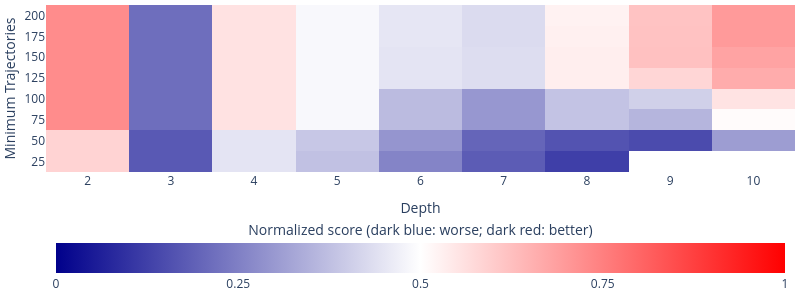

Source (notebook cell):
### Code cell
def heatmap_depths_min_trajs(clustering_scores_pd):
  # Calcular a média dos scores para cada combinação de parâmetros
  grouped = clustering_scores_pd.groupby(['depth_param', 'min_trajs_param']).agg({
      'sil_score': 'mean',
      'ch_score': 'mean',
      'db_score': 'mean'
  }).reset_index()

  # Normalizar cada métrica individualmente (0 a 1, onde 1 é o melhor)
  for metric in ['sil_score', 'ch_score', 'db_score']:
      if metric == 'db_score':
          # Para DB, valores menores são melhores - inverter a escala
          min_val = grouped[metric].min()
          max_val = grouped[metric].max()
          grouped[f'{metric}_norm'] = (max_val - grouped[metric]) / (max_val - min_val)
      else:
          # Para Silhouette e CH, valores maiores são melhores
          min_val = grouped[metric].min()
          max_val = grouped[metric].max()
          grouped[f'{metric}_norm'] = (grouped[metric] - min_val) / (max_val - min_val)

  # Calcular uma pontuação composta (média das métricas normalizadas)
  grouped['composite_score'] = grouped[['sil_score_norm', 'ch_score_norm', 'db_score_norm']].mean(axis=1)

  # Preparar os dados para o heatmap
  depth_values = sorted(grouped['depth_param'].unique())
  min_traj_values = sorted(grouped['min_trajs_param'].unique())

  # Criar uma matriz para o heatmap
  z_data = np.zeros((len(min_traj_values), len(depth_values)))

  for idx, depth in enumerate(depth_values):
      for jdx, min_traj in enumerate(min_traj_values):
          # Encontrar o valor composto para esta combinação de parâmetros
          match = grouped[(grouped['depth_param'] == depth) & (grouped['min_trajs_param'] == min_traj)]
          if not match.empty:
              z_data[jdx, idx] = match['composite_score'].values[0]
          else:
              z_data[jdx, idx] = np.nan

  # Criar o heatmap
  fig = go.Figure(data=go.Heatmap(
      z=z_data,
      zmin=0,
      zmax=1,
      x=depth_values,
      y=min_traj_values,
      colorscale=[(0, 'darkblue'), (0.5, 'white'), (1, 'red')],
      colorbar=dict(title=dict(text="Normalized score (dark blue: worse; dark red: better)",
                         side="top"),
                    orientation="h",
                    x=0.5,       # centraliza
                    y=-0.25,     # coloca abaixo do gráfico
                    xanchor="center",
                    yanchor="top",
                    tickvals=[0, 0.25, 0.5, 0.75, 1],  # Valores onde os ticks aparecem
                    ticktext=['0', '0.25', '0.5', '0.75', '1']  # Texto personalizado
                    ),
      hoverongaps=False,
      hovertemplate='<b>Depth:</b> %{x}<br><b>Min Trajs:</b> %{y}<br><b>Pontuação:</b> %{z:.3f}<extra></extra>'
  ))

  # Atualizar o layout para remover espaços em branco
  fig.update_layout(
      # title='Desempenho de Clustering por Parâmetros (Média das Métricas)',
      xaxis_title='Depth',
      yaxis_title='Minimum Trajectories',
      width=800,
      height=300,
      autosize=False,
      xaxis=dict(#automargin=True,
                 tickmode='array',      # Modo array para especificar ticks manualmente
                 tickvals=depth_values, # Todos os valores do depth_param
                 ticktext=[str(d) for d in depth_values]),  # Margens automáticas para o eixo X
      yaxis=dict(#automargin=True,
                 tickmode='array',      # Modo array para especificar ticks manualmente
                 tickvals=min_traj_values, # Todos os valores do min_trajs_param
                 ticktext=[str(m) for m in min_traj_values]),
      margin=dict(l=0, r=5, t=5, b=0),
      paper_bgcolor="white",
      plot_bgcolor="white"
  )

  fig.update_xaxes(nticks=len(depth_values))   # Número de ticks = número de valores únicos
  fig.update_yaxes(nticks=len(min_traj_values))

  # Mostrar o gráfico
  fig.show()
  fig.write_image("images/heatmap_depth_min_trajs.pdf")
  # plt.savefig(f'images/heatmap_depth_min_trajs.pdf')

heatmap_depths_min_trajs(clustering_scores_pd)

### Figure 1 — Plotly figure (JSON) as saved in the notebook; plotly's stock layout.template omitted (floating-point values rounded to 4 significant figures)
{"data": [{"colorbar": {"orientation": "h", "ticktext": ["0", "0.25", "0.5", "0.75", "1"], "tickvals": [0, 0.25, 0.5, 0.75, 1], "title": {"side": "top", "text": "Normalized score (dark blue: worse; dark red: better)"}, "x": 0.5, "xanchor": "center", "y": -0.25, "yanchor": "top"}, "colorscale": [[0, "darkblue"], [0.5, "white"], [1, "red"]], "hoverongaps": false, "hovertemplate": "<b>Depth:</b> %{x}<br><b>Min Trajs:</b> %{y}<br><b>Pontuação:</b> %{z:.3f}<extra></extra>", "type": "heatmap", "x": [2, 3, 4, 5, 6, 7, 8, 9, 10], "y": [25, 50, 75, 100, 125, 150, 175, 200], "z": [[0.5867, 0.1747, 0.4471, 0.379, 0.2585, 0.1794, 0.1234, NaN, NaN], [0.5867, 0.1747, 0.4471, 0.3909, 0.2918, 0.1988, 0.1622, 0.1462, 0.3078], [0.726, 0.2165, 0.5573, 0.4855, 0.3665, 0.2966, 0.3831, 0.354, 0.5078], [0.726, 0.2165, 0.5573, 0.4855, 0.3665, 0.2966, 0.3831, 0.4073, 0.5559], [0.726, 0.2165, 0.5573, 0.4855, 0.4464, 0.4339, 0.5333, 0.5796, 0.6629], [0.726, 0.2165, 0.5573, 0.4855, 0.4464, 0.4339, 0.5333, 0.6225, 0.6802], [0.726, 0.2165, 0.5573, 0.4855, 0.4507, 0.4289, 0.5294, 0.6197, 0.6977], [0.726, 0.2165, 0.5573, 0.4855, 0.4507, 0.4289, 0.5262, 0.6185, 0.6976]], "zmax": 1, "zmin": 0}], "layout": {"autosize": false, "height": 300, "margin": {"b": 0, "l": 0, "r": 5, "t": 5}, "paper_bgcolor": "white", "plot_bgcolor": "white", "width": 800, "xaxis": {"nticks": 9, "tickmode": "array", "ticktext": ["2", "3", "4", "5", "6", "7", "8", "9", "10"], "tickvals": [2, 3, 4, 5, 6, 7, 8, 9, 10], "title": {"text": "Depth"}}, "yaxis": {"nticks": 8, "tickmode": "array", "ticktext": ["25", "50", "75", "100", "125", "150", "175", "200"], "tickvals": [25, 50, 75, 100, 125, 150, 175, 200], "title": {"text": "Minimum Trajectories"}}}}
